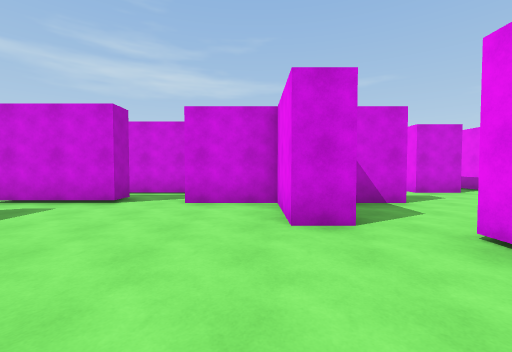
view 1 (above)

24 first-person views from a walk through a scene from a Unity 3-D project. The camera is 1.5 m above the floor, tilts 2° down and sees 90° across. The floor is counted in squares, 2 m on a side. Each view is taken from the middle of a square. On the plan, view 1 faces up. The plan holds only what a view shows up to about 9 squares ahead; the rest is blank. The player character is not drawn.

view 2
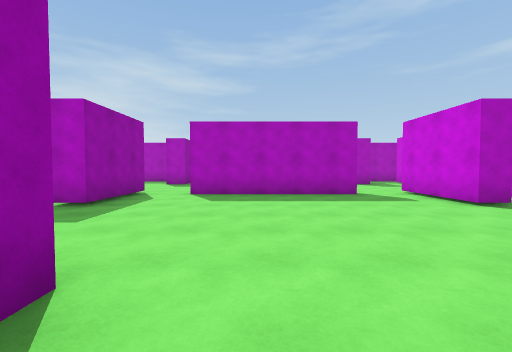

view 3
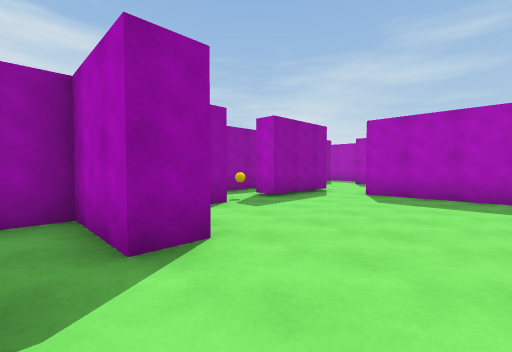

view 4
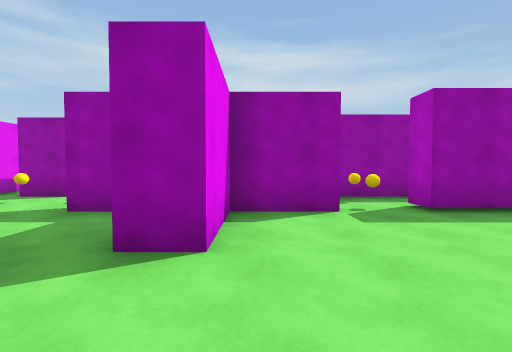

view 5
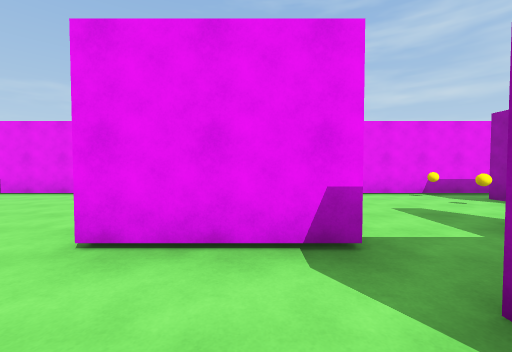

view 6
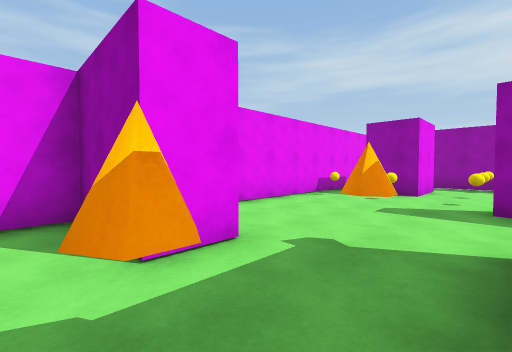

view 7
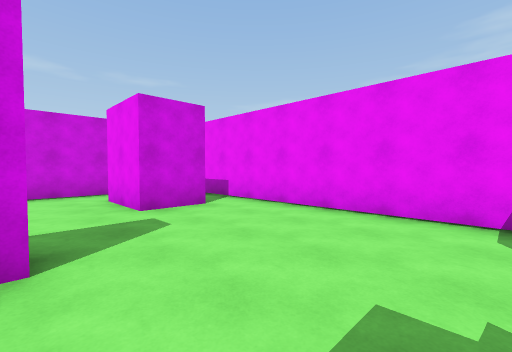

view 8
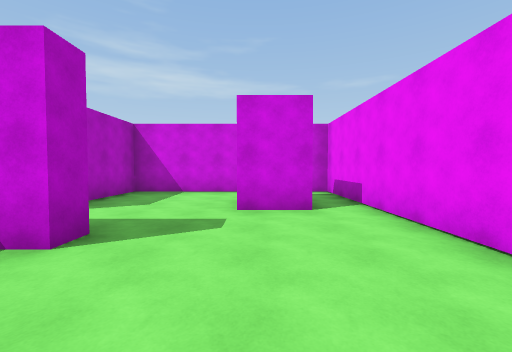

view 9
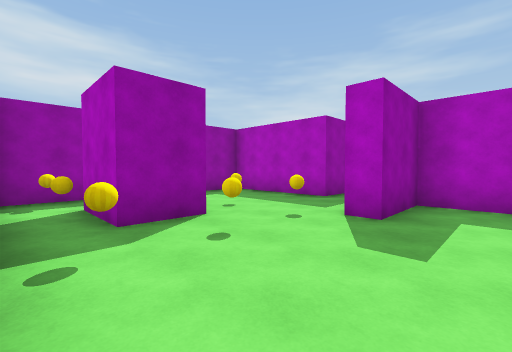

view 10
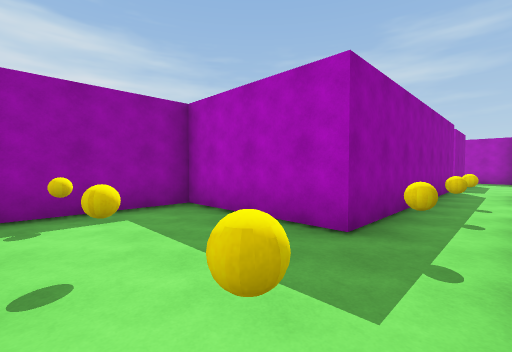

view 11
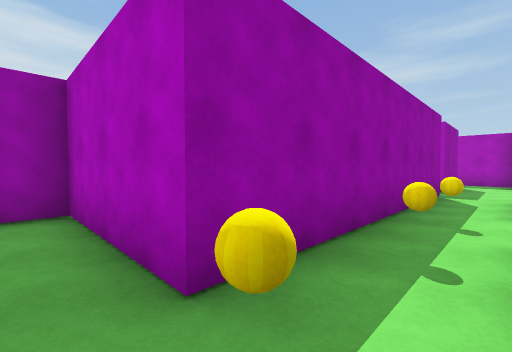

view 12
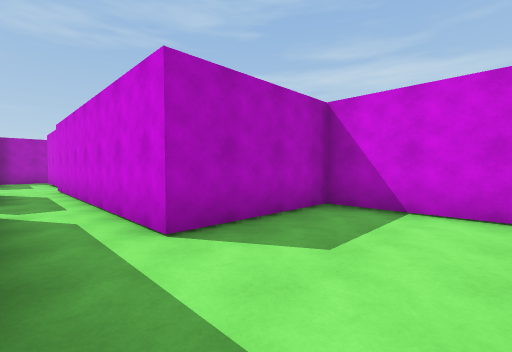

view 13
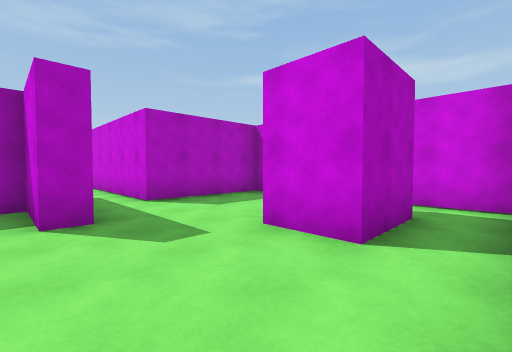

view 14
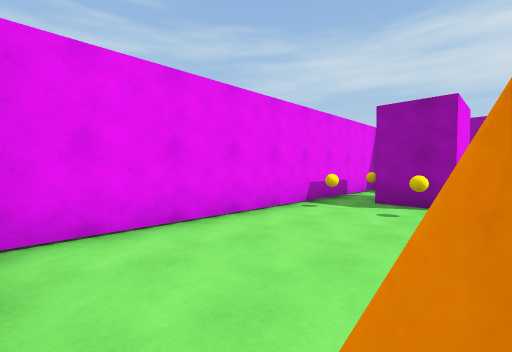

view 15
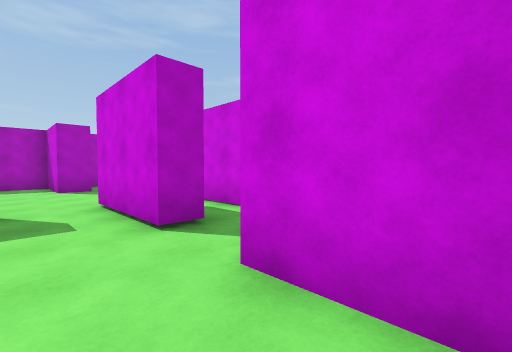

view 16
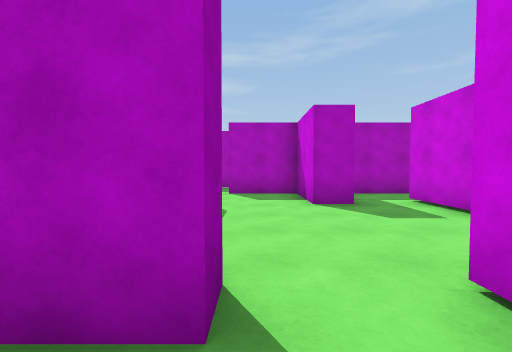

view 17
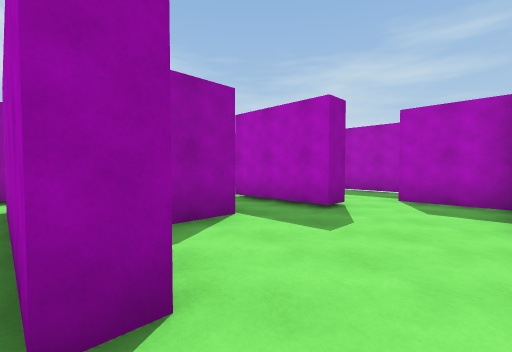

view 18
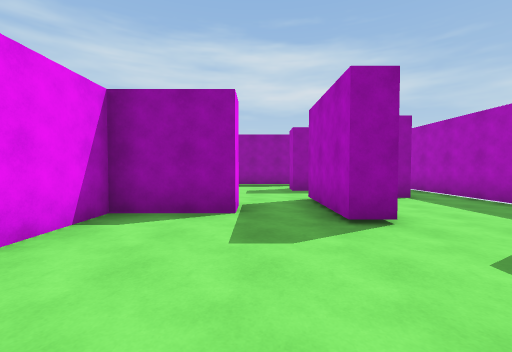

view 19
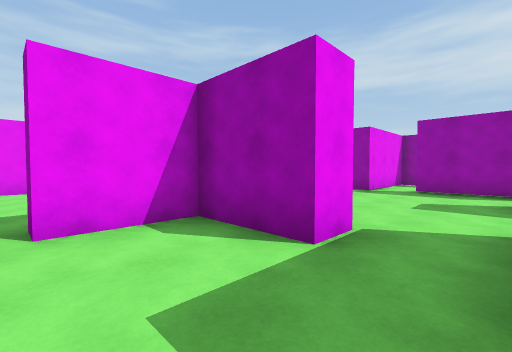

view 20
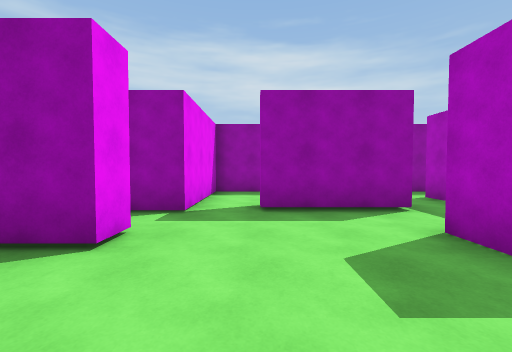

view 21
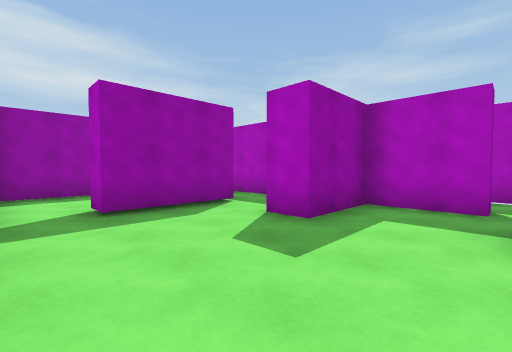

view 22
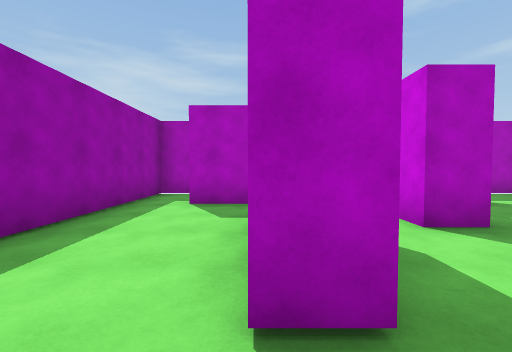

view 23
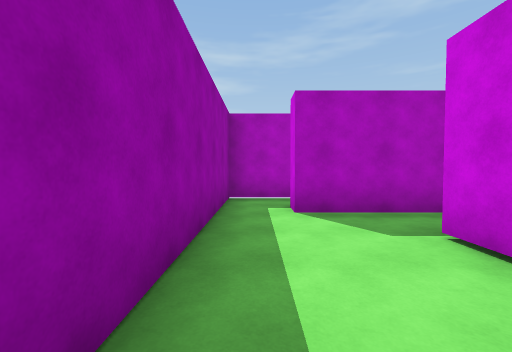

view 24
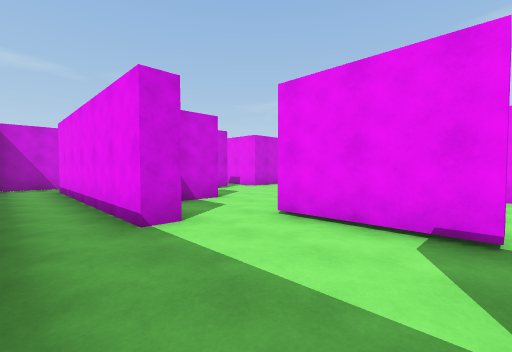

### Floor plan
Ten units are one square. View 1 is at (0, 0); x grows to the right and y downward. Boxes are objects, and circles mark ways between rooms. Rooms are numbered by the first view taken in them; rooms with no view inside come last. Other rooms are left out.
<svg viewBox="-136 -111 212 192">
<path fill="none" stroke="#000" d="M4 -32 4 -53 -15 -53M-29 -53 -56 -53M-56 -38 -51 -38 -51 9M-15 23 4 23 4 2 13 2 13 23 31 23M23 0 23 -28M-56 23 -29 23M31 -59 31 -53 13 -53 13 -49M14 -32 4 -32M60 -75 47 -75 47 -92M59 -22 71 -22 71 -74M50 -11 50 -21M44 -106 13 -106 13 -72 -59 -72M-29 -60 -29 -53M31 23 31 29M47 62 47 45 60 45M71 46 71 -11M-29 23 -29 30M-58 43 13 43 13 76 44 76M-92 -60 -92 -53 -112 -53 -112 -32M-71 -75 -98 -75M-99 -26 -92 -26 -92 0M-77 -10 -77 -19 -56 -19 -56 -38M-112 -84 -112 -68M-56 30 -56 23M-98 43 -71 43M-112 2 -112 21 -92 21 -92 29 -98 29M-112 39 -112 55M-71 43 -71 51M-89 50 -98 50M-94 76 -58 76 -58 43M-119 2 -112 2M-131 -28 -131 25M-112 -32 -118 -32 -118 -94M-92 0 -99 0 -99 -26M-131 61 -131 76 -114 76M-112 64 -118 64M-115 -106 -131 -106M60 -94 60 -75M71 -74 71 -106 44 -106M60 45 60 62M44 76 71 76 71 46M-114 76 -94 76M-112 55 -112 64"/>
<rect x="-25" y="35" width="10" height="10" fill="#bbb"><title>yellow ball</title></rect>
<rect x="-25" y="25" width="10" height="10" fill="#bbb"><title>yellow ball</title></rect>
<rect x="-15" y="35" width="10" height="10" fill="#bbb"><title>yellow ball</title></rect>
<rect x="5" y="35" width="10" height="10" fill="#bbb"><title>yellow ball</title></rect>
<rect x="25" y="65" width="10" height="10" fill="#bbb"><title>yellow ball</title></rect>
<rect x="25" y="45" width="10" height="10" fill="#bbb"><title>yellow ball</title></rect>
<rect x="25" y="35" width="10" height="10" fill="#bbb"><title>yellow ball</title></rect>
<rect x="45" y="25" width="10" height="10" fill="#bbb"><title>yellow ball</title></rect>
<rect x="55" y="25" width="10" height="10" fill="#bbb"><title>yellow ball</title></rect>
<rect x="55" y="65" width="10" height="10" fill="#bbb"><title>yellow ball</title></rect>
<circle cx="-20" cy="-60" r="3" fill="#2a7"/>
<circle cx="15" cy="-30" r="3" fill="#2a7"/>
<circle cx="-20" cy="30" r="3" fill="#2a7"/>
<circle cx="30" cy="5" r="3" fill="#2a7"/>
<circle cx="-50" cy="-45" r="3" fill="#2a7"/>
<circle cx="-50" cy="15" r="3" fill="#2a7"/>
<circle cx="45" cy="-20" r="3" fill="#2a7"/>
<circle cx="-50" cy="-70" r="3" fill="#2a7"/>
<circle cx="55" cy="-100" r="3" fill="#2a7"/>
<circle cx="70" cy="-85" r="3" fill="#2a7"/>
<circle cx="-50" cy="40" r="3" fill="#2a7"/>
<circle cx="55" cy="70" r="3" fill="#2a7"/>
<circle cx="70" cy="55" r="3" fill="#2a7"/>
<circle cx="-80" cy="-10" r="3" fill="#2a7"/>
<circle cx="-105" cy="-30" r="3" fill="#2a7"/>
<circle cx="-65" cy="50" r="3" fill="#2a7"/>
<circle cx="-100" cy="10" r="3" fill="#2a7"/>
<circle cx="-100" cy="50" r="3" fill="#2a7"/>
<circle cx="-85" cy="65" r="3" fill="#2a7"/>
<circle cx="-110" cy="70" r="3" fill="#2a7"/>
<text x="-20" y="-20">1</text>
<text x="30" y="-50">2</text>
<text x="30" y="30">3</text>
<text x="-80" y="-50">4</text>
<text x="-80" y="20">5</text>
<text x="-70" y="60">6</text>
<text x="-120" y="-10">7</text>
<text x="60" y="-100">8</text>
<text x="70" y="60">9</text>
<text x="-100" y="70">10</text>
</svg>
Room 1 opens to room 2. Room 1 opens to room 3. Room 1 opens to room 4. Room 1 opens to room 5. Room 2 opens to room 3. Room 2 opens to room 4. Room 2 opens to room 8. Room 3 opens to room 5. Room 3 opens to room 9. Room 4 opens to room 5. Room 4 opens to room 7. Room 5 opens to room 6. Room 5 opens to room 7. Room 5 opens to room 10. Room 6 opens to room 10. Room 7 opens to room 10.

Where each view was taken, in squares from view 1:
view 1: 0 up, 0 right, facing up
view 2: 1 up, 2 right, facing left
view 3: 2 up, 2 right, facing down-left
view 4: 2 up, 0 right, facing down
view 5: 1 up, 0 right, facing right
view 6: 3 up, 3 right, facing down-right
view 7: 3 up, 3 right, facing up-right
view 8: 3 up, 5 right, facing up
view 9: 1 down, 7 right, facing down-left
view 10: 3 down, 4 right, facing down-left
view 11: 3 down, 2 right, facing down-left
view 12: 6 up, 4 right, facing up-left
view 13: 5 up, 7 right, facing up-left
view 14: 1 up, 4 right, facing down-right
view 15: 4 up, 0 right, facing up-left
view 16: 4 up, 4 left, facing left
view 17: 5 up, 5 left, facing down-left
view 18: 6 up, 8 left, facing down
view 19: 4 up, 9 left, facing down-right
view 20: 0 up, 7 left, facing down
view 21: 0 up, 6 left, facing down-left
view 22: 5 down, 6 left, facing left
view 23: 7 down, 7 left, facing left
view 24: 0 up, 13 left, facing up-right
